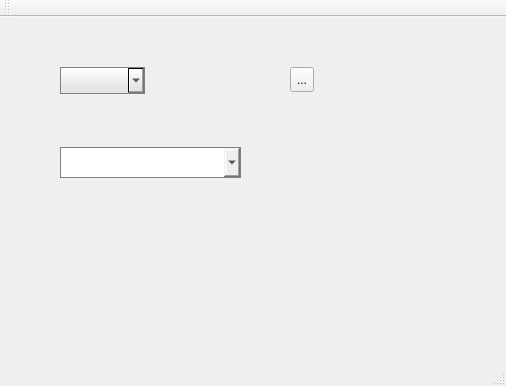
<?xml version="1.0" encoding="UTF-8"?>
<ui version="4.0">
 <class>MainWindow</class>
 <widget class="QMainWindow" name="MainWindow">
  <property name="geometry">
   <rect>
    <x>0</x>
    <y>0</y>
    <width>506</width>
    <height>386</height>
   </rect>
  </property>
  <property name="windowTitle">
   <string>MainWindow</string>
  </property>
  <property name="styleSheet">
   <string notr="true">QDateTimeEdit,
QComboBox,
QLineEdit{
  border: 1px solid gray;
  padding: 1px 18px 1px 1px;
}
QDateTimeEdit::drop-down,
QComboBox::drop-down {
border-image: url(:/image/widgets_pic/com.png);
width:15px;
}
QDateTimeEdit::drop-down:!enabled,
QComboBox::drop-down:!enabled {
border-style: none;
width:0px;
}
QDateTimeEdit:!editable,
QComboBox:!editable
{
background-color: qlineargradient(spread:pad, x1:1, y1:0, x2:1, y2:1, stop :0 rgba(255, 255, 255, 255), stop:0.8 rgba(229, 230, 230, 255), stop:1  rgba(229, 230, 230, 255));
}

*[outer_stylesheet=&quot;pushbutton&quot;]{
background-color: qlineargradient(spread:pad, x1:1, y1:0, x2:1, y2:1, stop :0 rgba(255, 255, 255, 255), stop:0.8 rgba(229, 230, 230, 255), stop:1  rgba(229, 230, 230, 255));
border:1px solid #ccc7c5;
color:black;
font-size:15t;
}
QPushButton[outer_stylesheet=&quot;pushbutton&quot;]:pressed,
QPushButton[outer_stylesheet=&quot;pushbutton&quot;]:default
{
background:#fd624a;
border:0px;
}
QPushButton[outer_stylesheet=&quot;pushbutton&quot;]:disabled
{
background:gray;
border:0px;
}

QPushButton[outer_stylesheet=&quot;pushbutton&quot;]:pressed
{
color:white;
}</string>
  </property>
  <widget class="QWidget" name="centralWidget">
   <widget class="QComboBox" name="comboBox">
    <property name="geometry">
     <rect>
      <x>60</x>
      <y>50</y>
      <width>85</width>
      <height>27</height>
     </rect>
    </property>
   </widget>
   <widget class="QComboBox" name="comboBox_2">
    <property name="geometry">
     <rect>
      <x>60</x>
      <y>130</y>
      <width>181</width>
      <height>31</height>
     </rect>
    </property>
    <property name="editable">
     <bool>true</bool>
    </property>
   </widget>
   <widget class="QToolButton" name="toolButton">
    <property name="geometry">
     <rect>
      <x>290</x>
      <y>50</y>
      <width>24</width>
      <height>25</height>
     </rect>
    </property>
    <property name="text">
     <string>...</string>
    </property>
    <property name="autoRaise">
     <bool>false</bool>
    </property>
   </widget>
  </widget>
  <widget class="QMenuBar" name="menuBar">
   <property name="geometry">
    <rect>
     <x>0</x>
     <y>0</y>
     <width>506</width>
     <height>25</height>
    </rect>
   </property>
  </widget>
  <widget class="QToolBar" name="mainToolBar">
   <attribute name="toolBarArea">
    <enum>TopToolBarArea</enum>
   </attribute>
   <attribute name="toolBarBreak">
    <bool>false</bool>
   </attribute>
  </widget>
  <widget class="QStatusBar" name="statusBar"/>
 </widget>
 <layoutdefault spacing="6" margin="11"/>
 <resources/>
 <connections/>
</ui>
